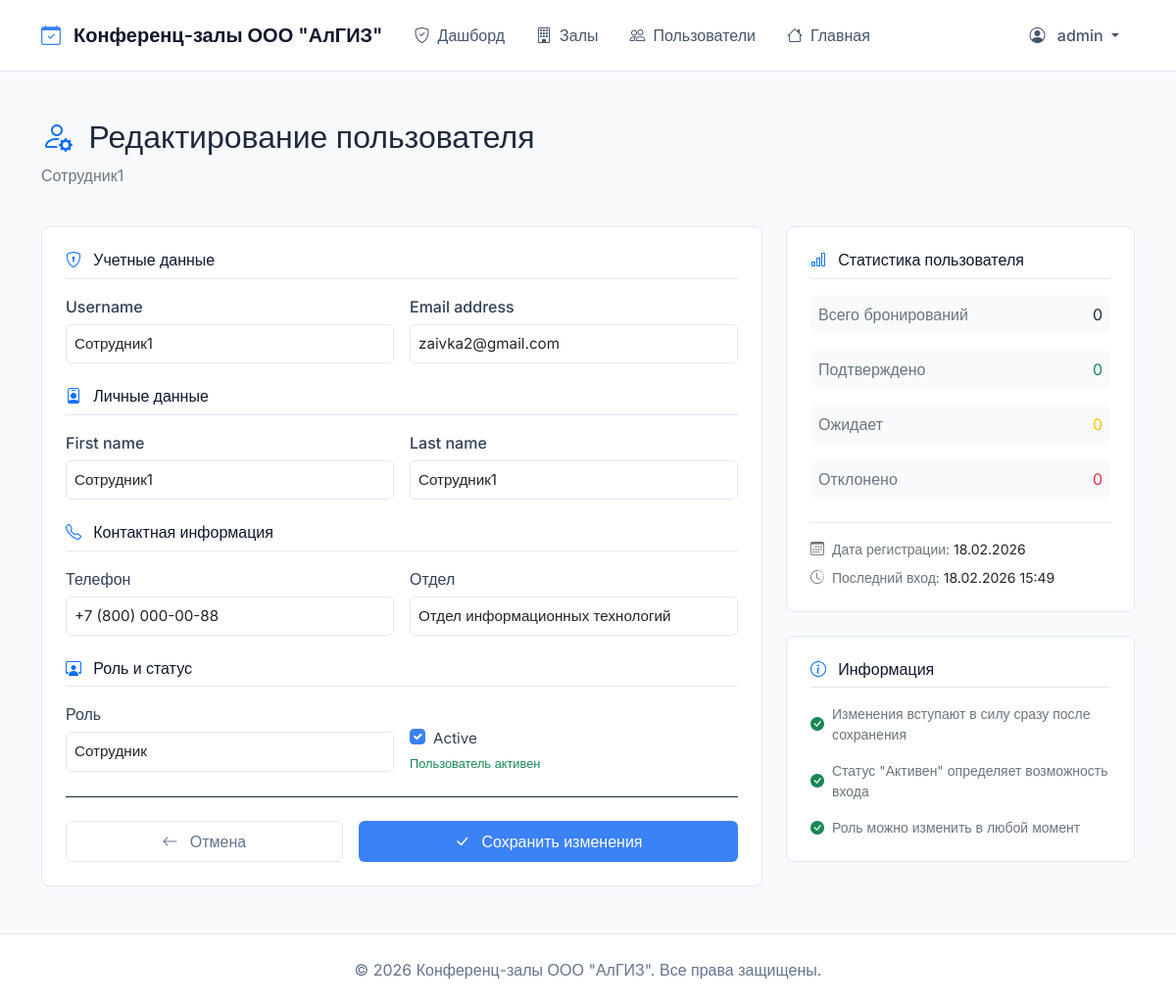
Before: /moderator/users/3/edit/ (signed in) with the older database file.
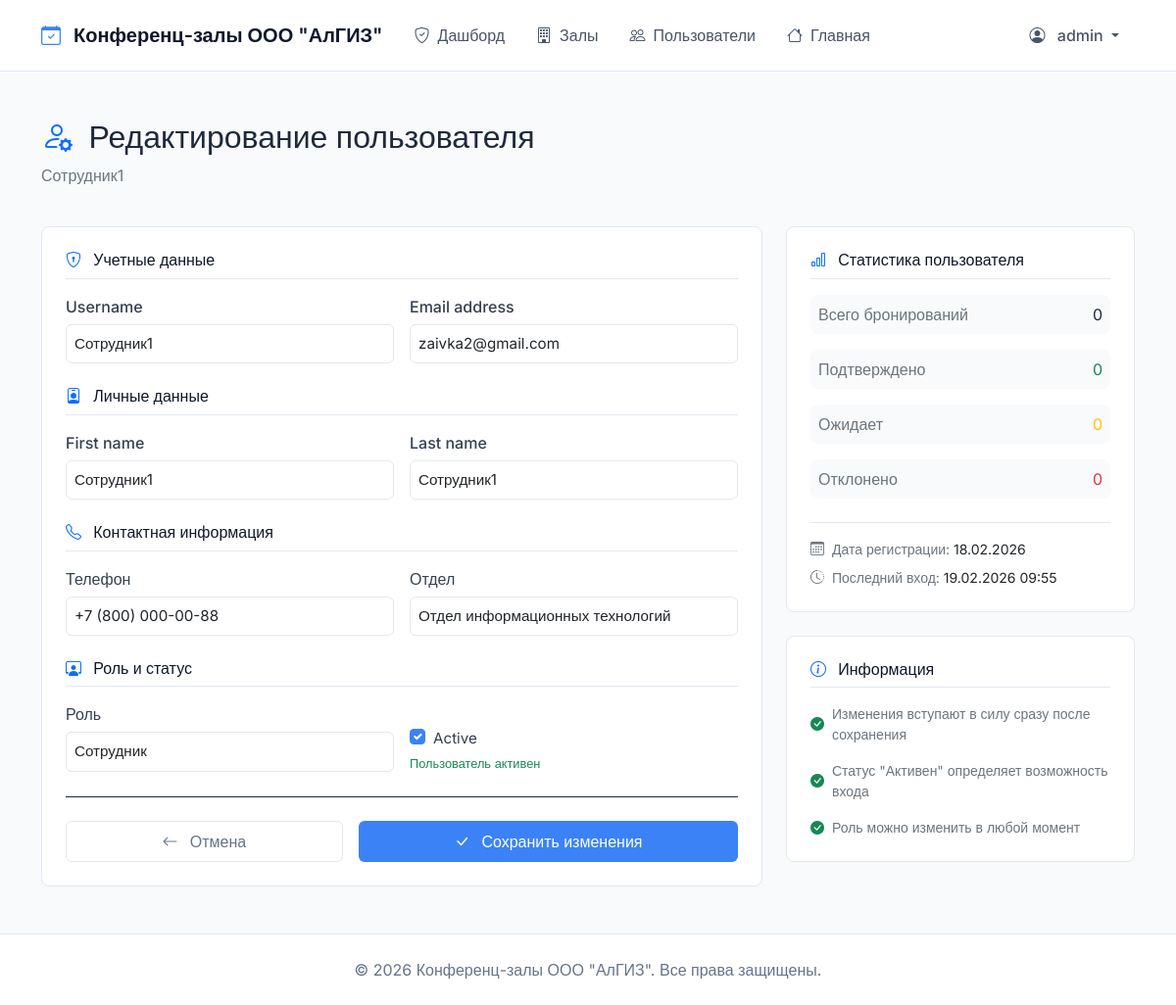
After: the same page with the newer database file.
### bookings/models.py (models this page shows, shortened)
class User(AbstractUser):
    ROLE_CHOICES = (
        ('moderator', 'Модератор'),
        ('requester', 'Заявитель'),
        ('employee', 'Сотрудник'),
    )
    role = models.CharField(max_length=20, choices=ROLE_CHOICES, default='employee', verbose_name="Роль")
    phone = models.CharField(max_length=20, blank=True, verbose_name="Телефон")
    department = models.CharField(max_length=100, blank=True, verbose_name="Отдел")
    def get_full_name(self):
        if self.first_name and self.last_name:
            return f"{self.first_name} {self.last_name}"
        return self.username
    class Meta:
        verbose_name = "Пользователь"
        verbose_name_plural = "Пользователи"

### bookings/views.py (the view)
# urls.py: path('moderator/users/<int:user_id>/edit/', views.edit_user, name='edit_user'),
@moderator_required
def edit_user(request, user_id):
    user = get_object_or_404(User, id=user_id)
    if request.method == 'POST':
        form = UserEditForm(request.POST, instance=user)
        if form.is_valid():
            form.save()
            messages.success(request, f"Данные пользователя {user.username} обновлены")
            return redirect('bookings:user_management')
    else:
        form = UserEditForm(instance=user)
    user_stats = {
        'total_bookings': Booking.objects.filter(requester=user).count(),
        'approved_bookings': Booking.objects.filter(requester=user, status='approved').count(),
        'pending_bookings': Booking.objects.filter(requester=user, status='pending').count(),
        'rejected_bookings': Booking.objects.filter(requester=user, status='rejected').count(),
    }
    return render(request, 'bookings/user_form.html', {
        'form': form,
        'edit_user': user,
        'stats': user_stats
    })

### bookings/forms.py
class UserEditForm(forms.ModelForm):
    class Meta:
        model = User
        fields = ['username', 'email', 'first_name', 'last_name', 'phone', 'department', 'role', 'is_active']
        widgets = {
            'username': forms.TextInput(attrs={'class': 'form-control'}),
            'email': forms.EmailInput(attrs={'class': 'form-control'}),
            'first_name': forms.TextInput(attrs={'class': 'form-control'}),
            'last_name': forms.TextInput(attrs={'class': 'form-control'}),
            'phone': forms.TextInput(attrs={'class': 'form-control'}),
            'department': forms.TextInput(attrs={'class': 'form-control'}),
            'role': forms.Select(attrs={'class': 'form-control'}),
            'is_active': forms.CheckboxInput(attrs={'class': 'form-check-input'}),
        }

### bookings/templates/bookings/user_form.html (shortened to what the changed rows need)
{% extends 'bookings/base.html' %}
{% load static %}
{% block content %}
<div class="row mb-4">
    <div class="col-12">
        <h2 class="fw-semibold">
            <i class="bi bi-person-gear text-primary me-2"></i>
            Редактирование пользователя
        </h2>
        <p class="text-secondary">{{ edit_user.username }}</p>
    </div>
</div>
<div class="row g-4">
    <div class="col-lg-8">
        <div class="border rounded-3 bg-white p-4">
            <form method="post">
                <div class="mb-4">
                    <div class="row g-3">
                        <div class="col-md-6">
                            <label for="{{ form.username.id_for_label }}" class="form-label fw-medium">
                                {{ form.username.label }}
                            </label>
                            {{ form.username }}
                        </div>
                        <div class="col-md-6">
                            <label for="{{ form.email.id_for_label }}" class="form-label fw-medium">
                                {{ form.email.label }}
                            </label>
                            {{ form.email }}
                        </div>
                    </div>
                </div>
                <div class="mb-4">
                    <div class="row g-3">
                        <div class="col-md-6">
                            <label for="{{ form.first_name.id_for_label }}" class="form-label fw-medium">
                                {{ form.first_name.label }}
                            </label>
                            {{ form.first_name }}
                        </div>
                        <div class="col-md-6">
                            <label for="{{ form.last_name.id_for_label }}" class="form-label fw-medium">
                                {{ form.last_name.label }}
                            </label>
                            {{ form.last_name }}
                        </div>
                    </div>
                </div>
                <div class="mb-4">
                    <div class="row g-3">
                        <div class="col-md-6">
                            <label for="{{ form.phone.id_for_label }}" class="form-label fw-medium">
                                {{ form.phone.label }}
                            </label>
                            {{ form.phone }}
                        </div>
                        <div class="col-md-6">
                            <label for="{{ form.department.id_for_label }}" class="form-label fw-medium">
                                {{ form.department.label }}
                            </label>
                            {{ form.department }}
                        </div>
                    </div>
                </div>
                <div class="mb-4">
                    <div class="row g-3">
                        <div class="col-md-6">
                            <label for="{{ form.role.id_for_label }}" class="form-label fw-medium">
                                {{ form.role.label }}
                            </label>
                            {{ form.role }}
                        </div>
                        <div class="col-md-6">
                            <div class="mt-md-4">
                                <div class="form-check">
                                    {{ form.is_active }}
                                    <label class="form-check-label fw-medium" for="{{ form.is_active.id_for_label }}">
                                        {{ form.is_active.label }}
                                    </label>
                                </div>
                            </div>
                        </div>
                    </div>
                </div>
            </form>
        </div>
    </div>
    <div class="col-lg-4">
        <div class="border rounded-3 bg-white p-4">
            <div class="border-top pt-3">
                <div class="small text-secondary mb-2">
                    <i class="bi bi-calendar3 me-1"></i>
                    Дата регистрации:
                    <span class="text-dark fw-medium">{{ edit_user.date_joined|date:"d.m.Y" }}</span>
                </div>
                <div class="small text-secondary">
                    <i class="bi bi-clock-history me-1"></i>
                    Последний вход:
                    <span class="text-dark fw-medium">
                        {{ edit_user.last_login|date:"d.m.Y H:i"|default:"никогда" }}
                    </span>
                </div>
            </div>
        </div>
    </div>
</div>
{% endblock %}

Changed rows visible on the page:
changed User "Сотрудник1": last_login "18.02.2026 15:49" → "19.02.2026 09:55"
